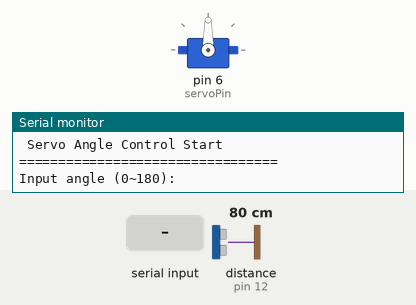
The sketch below on a simulated Arduino Uno, built with avr-gcc and run on an emulated ATmega328P. Parts: servo, the last lines printed to the serial monitor. Inputs (shaded band) come from the test bench; at power-on: distance to the obstacle (sensor on pin 12) 80 cm. The echo pulse lasts 58.3 µs per cm.

Above: at 1.2 s.
1.3 s: "30,150\n" received over Serial
At 2.6 s:
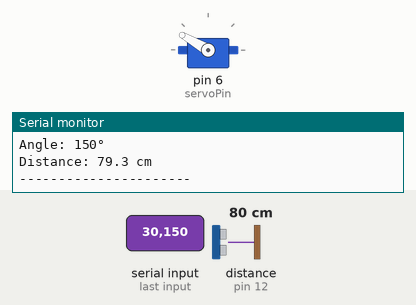
4.3 s: "90,45\n" received over Serial
At 6.0 s:
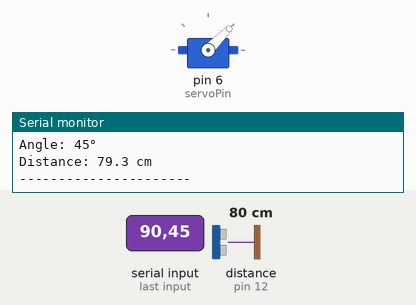
7.3 s: "200\n" received over Serial
At 7.8 s:
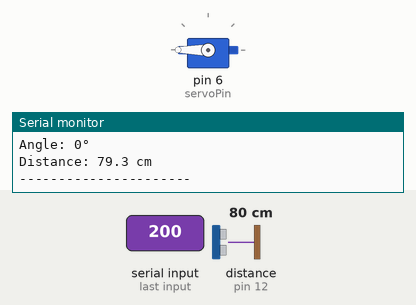
Timing chart, 0 to 10.3 s (numbered marks = the images above; inputs shaded):
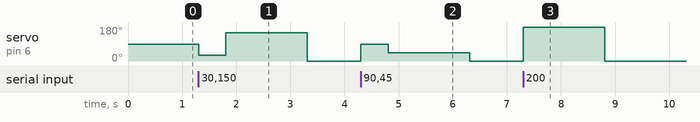

The sketch:

Lab1_HC_SR04_Ultrasonic_Sensor_Maximum_Distance.ino
```cpp
/*
====================================================
舵机固定角度 + 超声波测距（优化版2）
功能：
1. 串口输入角度
2. 舵机转到指定角度
3. 自动测量距离
====================================================
*/

#include <Servo.h>

Servo myServo;

/*
====================================================
超声波引脚
====================================================
*/
int trigPin = 11;
int echoPin = 12;

/*
====================================================
舵机引脚
====================================================
*/
int servoPin = 6;

/*
====================================================
变量
====================================================
*/
long duration;
float cm;
int angle = 90;   // 默认初始角度

void setup() {
    Serial.begin(9600);

    pinMode(trigPin, OUTPUT);
    pinMode(echoPin, INPUT);

    myServo.attach(servoPin);

    // 初始化舵机位置
    myServo.write(angle);

    Serial.println("=================================");
    Serial.println(" Servo Angle Control Start ");
    Serial.println("=================================");
    Serial.println("Input angle (0~180):");
}

void loop() {

    // 检测串口输入
    if(Serial.available() > 0) {
        angle = Serial.parseInt();
        angle = constrain(angle, 0, 180); // 限制角度范围
        myServo.write(angle);             // 舵机转动
        delay(500);                       // 给舵机转动时间

        cm = getDistance();               // 测距

        // 输出结果
        Serial.print("Angle: ");
        Serial.print(angle);
        Serial.println("°");

        Serial.print("Distance: ");
        if(cm < 0) {
            Serial.println("Out of range"); // 超时未检测到回波
        } else {
            Serial.print(cm, 1);
            Serial.println(" cm");
        }
        Serial.println("----------------------");
    }
}

/*
====================================================
超声波测距函数（使用声音速度 0.034 cm/µs，超时38ms）
====================================================
*/
float getDistance() {
    // 发射超声波
    digitalWrite(trigPin, LOW);
    delayMicroseconds(5);          // 确保Trig为低电平
    digitalWrite(trigPin, HIGH);
    delayMicroseconds(10);         // 触发至少10微秒
    digitalWrite(trigPin, LOW);

    // 接收回波，设置最大等待时间38ms
    duration = pulseIn(echoPin, HIGH, 38000);  // 超时38ms = 38000 µs

    if(duration == 0) {
        // 超时未检测到回波
        return -1; // 返回-1表示无障碍物
    }

    // 根据公式计算距离
    // 声速 0.034 cm/µs，除以2得到单程距离
    float distance = (duration * 0.034) * 0.5;

    return distance;
}
```

Measured:
- after the input at 1.3 s, servo on pin 6 (servoPin): 90° → 30° at once, → 150° 0.51 s later, → 0° 1.5 s later
- after the input at 4.3 s, servo on pin 6 (servoPin): 0° → 90° at once, → 45° 0.51 s later, → 0° 1.5 s later
- after the input at 7.3 s, servo on pin 6 (servoPin): 0° → 180° at once, → 0° 1.5 s later
